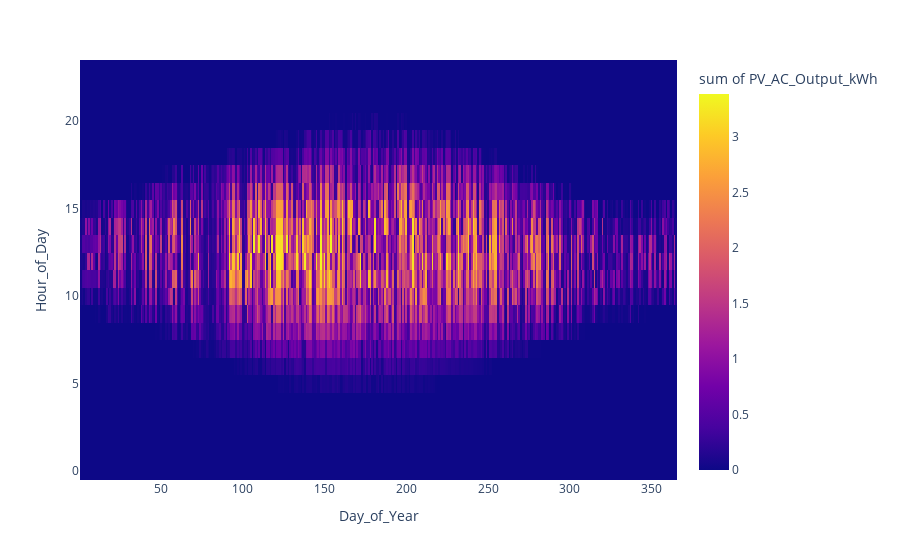

The notebook cell this image was saved under:
### Code cell
xbins = 365                         # Resolution of x values in graph
ybins = 24                          # Resolution of y values in graph
x = "Day_of_Year"
y = "Hour_of_Day"
target = "PV_AC_Output_kWh"         # PV_AC_Output_kWh, Battery_SoC_kWh, Grid_Imports_kWh, Grid_Exports_kWh

px.density_heatmap(model.model, model.model[x], model.model[y], model.model[target],
                   nbinsx=xbins, nbinsy=ybins)

### Figure 1 — Plotly figure (JSON) as saved in the notebook; plotly's stock layout.template omitted (floating-point values rounded to 4 significant figures; data arrays with more than 128 entries replaced by an {"elided": "..."} marker saying what was removed)
{"data": [{"coloraxis": "coloraxis", "histfunc": "sum", "hovertemplate": "Day_of_Year=%{x}<br>Hour_of_Day=%{y}<br>sum of PV_AC_Output_kWh=%{z}<extra></extra>", "name": "", "nbinsx": 365, "nbinsy": 24, "type": "histogram2d", "x": {"elided": "8760 int values"}, "xaxis": "x", "xbingroup": "x", "y": {"elided": "8760 int values"}, "yaxis": "y", "ybingroup": "y", "z": {"elided": "8760 float values"}}], "layout": {"coloraxis": {"colorbar": {"title": {"text": "sum of PV_AC_Output_kWh"}}, "colorscale": [[0, "#0d0887"], [0.1111, "#46039f"], [0.2222, "#7201a8"], [0.3333, "#9c179e"], [0.4444, "#bd3786"], [0.5556, "#d8576b"], [0.6667, "#ed7953"], [0.7778, "#fb9f3a"], [0.8889, "#fdca26"], [1, "#f0f921"]]}, "legend": {"tracegroupgap": 0}, "margin": {"t": 60}, "xaxis": {"anchor": "y", "domain": [0, 1], "title": {"text": "Day_of_Year"}}, "yaxis": {"anchor": "x", "domain": [0, 1], "title": {"text": "Hour_of_Day"}}}}
